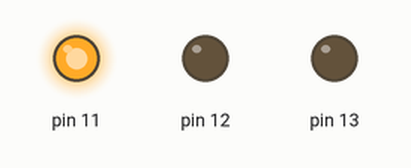
Simulated run of this sketch. Board: Arduino Uno, built with avr-gcc and run on an emulated ATmega328P. Shown: output pins drawn as LEDs (lit = HIGH).

Above: at 0.1 s.
At 0.89 s:
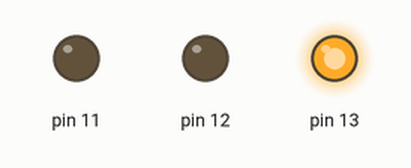
At 1.47 s:
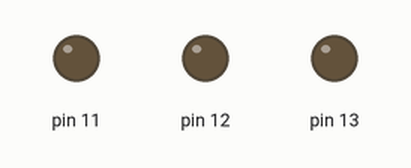
At 2.8 s:
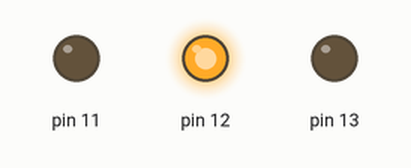
Timing chart, 0 to 3.1 s (numbered marks = the images above):
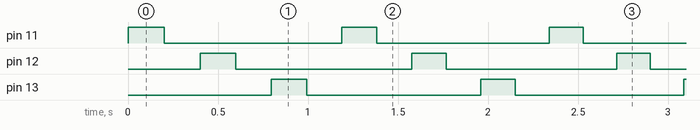

The sketch:

ArduinoUnoEx2Faster.ino
```cpp
// Declaramos en Setup una nueva variable tiempo con la que controlaremos la velocidad
int tiempo = 200;
void setup() {
  // Inicializamos los pins del 11 al 13 para manejarlos luego

  for ( int i = 11 ; i <= 13 ; i++)
  {
    pinMode(i, OUTPUT);
  }

}

// Aquí el loop de acción que se repite constantemente, y dentro hemos colocado un for que encenderá las luces de una en una y en cada pasada reducirá el tiempo que permanecen encendidas las luces.
void loop() {

  for (int i=11 ; i <= 13 ; i++)
    {
    digitalWrite( i , HIGH) ;
    delay (tiempo) ;
    digitalWrite( i , LOW);
    delay (tiempo) ;
    if(tiempo >= 100){
      tiempo = tiempo - 2;
    }
  }
}
```

Measured:
- by itself, pin 11: repeats every 1.2 s: LOW 0.99 s, HIGH 0.19 s
- by itself, pin 12: repeats every 1.2 s: LOW 0.98 s, HIGH 0.19 s
- by itself, pin 13: repeats every 1.2 s: LOW 0.97 s, HIGH 0.19 s
